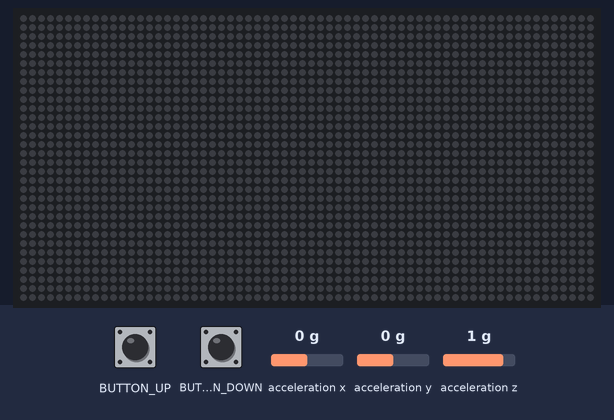
A program run on a simulated Adafruit Matrix Portal running CircuitPython. Parts: 64×32 RGB LED matrix. The test bench sets the inputs (shaded band); at power-on: acceleration z 1 g, acceleration y 0 g, acceleration x 0 g. Random numbers come from a fixed seed; what the program prints to the serial console is not drawn.

Above: at 1.2 s.
1.3 s: acceleration z set to 0.8 g
4.3 s: acceleration y set to -1.4 g
6.0 s: acceleration z set to -1.4 g
9.0 s: acceleration z set to -0.8 g
At 22.47 s:
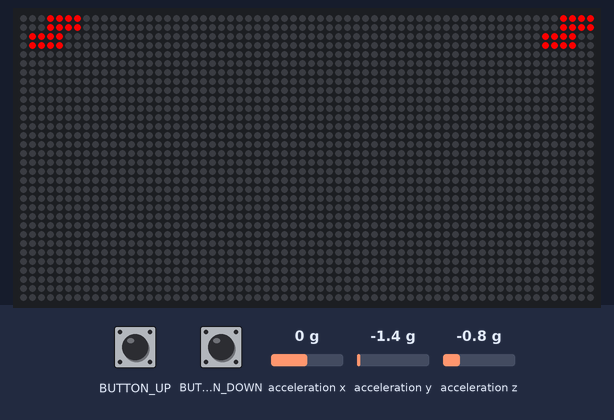
At 33.4 s:
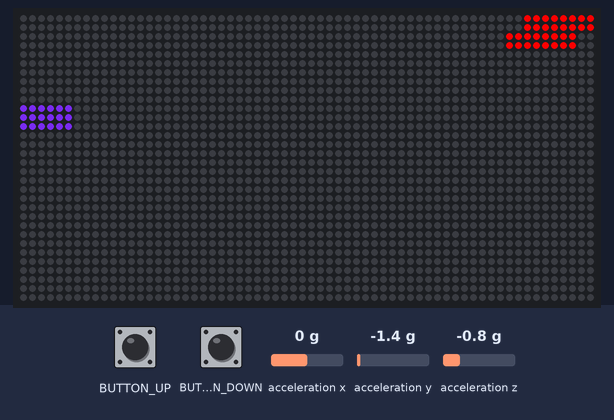

Measured:
- after the input at 9.0 s, the LEDs: first change after 1.2 s (image 1 shows a later state)

The program:

code.py
```python
import board
import displayio
import adafruit_matrixportal.matrix
import random
import time
import digitalio
import adafruit_lis3dh

# Try to import the accelerometer library
try:
    from adafruit_lis3dh import LIS3DH_I2C
    has_accelerometer_lib = True
except ImportError:
    has_accelerometer_lib = False
    print("LIS3DH library not found. Accelerometer functionality will be disabled.")

# Initialize the matrix
matrix = adafruit_matrixportal.matrix.Matrix(width=64, height=32, bit_depth=4)
display = matrix.display

# Set up accelerometer
has_accelerometer = False
if has_accelerometer_lib:
    try:
        i2c = board.I2C()  # uses board.SCL and board.SDA
        lis3dh = adafruit_lis3dh.LIS3DH_I2C(i2c, address=0x19)
        has_accelerometer = True
        print("Accelerometer initialized successfully")
    except Exception as e:
        print(f"Failed to initialize accelerometer: {e}")
        print("Continuing without accelerometer functionality.")

# Set up buttons
button_up = digitalio.DigitalInOut(board.BUTTON_UP)
button_up.switch_to_input(pull=digitalio.Pull.UP)
button_down = digitalio.DigitalInOut(board.BUTTON_DOWN)
button_down.switch_to_input(pull=digitalio.Pull.UP)

# Tetris constants
BOARD_WIDTH = 64
BOARD_HEIGHT = 32
BLOCK_SIZE = 1

# Tetromino shapes oriented to fall from the left
SHAPES = [
    [[1, 1, 1, 1, 1, 1],[1, 1, 1, 1, 1, 1],[1, 1, 1, 1, 1, 1]],  # Large I shape
    [[1, 1, 1, 1],[1, 1, 1, 1],[1, 1, 1, 1],[1, 1, 1, 1]],  # Large O shape
    [[1, 1, 1, 1, 1, 1],[1, 1, 1, 1, 1, 1], [0, 0, 1, 1, 0, 0], [0, 0, 1, 1, 0, 0], [0, 0, 1, 1, 0, 0]],  # Large T shape
    [[1, 1, 1, 1, 1, 1],[1, 1, 1, 1, 1, 1],[0, 0, 0, 0, 1, 1], [0, 0, 0, 0, 1, 1], [0, 0, 0, 0, 1, 1]],  # Large L shape
    [[1, 1, 1, 1, 1, 1],[1, 1, 1, 1, 1, 1],[1, 1, 0, 0, 0, 0], [1, 1, 0, 0, 0, 0], [1, 1, 0, 0, 0, 0]],  # Large J shape
    [[1, 1, 1, 1, 0, 0],[1, 1, 1, 1, 0, 0],[0, 0, 1, 1, 1, 1],[0, 0, 1, 1, 1, 1]],  # Large S shape
    [[0, 0, 1, 1, 1, 1],[0, 0, 1, 1, 1, 1],[1, 1, 1, 1, 0, 0],[1, 1, 1, 1, 0, 0]]  # Large Z shape
]

# Colors for each shape
COLORS = [0x6825CF, 0xCF2577, 0x2528CF, 0x2594CF, 0x1DB82B, 0xFF8000, 0xED0000]

# Initialize game board
game_board = [[0 for _ in range(BOARD_WIDTH)] for _ in range(BOARD_HEIGHT)]

# Create two bitmaps for double buffering
bitmap1 = displayio.Bitmap(BOARD_WIDTH, BOARD_HEIGHT, len(COLORS) + 1)
bitmap2 = displayio.Bitmap(BOARD_WIDTH, BOARD_HEIGHT, len(COLORS) + 1)
current_bitmap = bitmap1
next_bitmap = bitmap2

# Create a palette
palette = displayio.Palette(len(COLORS) + 1)
palette[0] = 0  # Background color (black)
for i, color in enumerate(COLORS):
    palette[i + 1] = color

# Create two TileGrids
tile_grid1 = displayio.TileGrid(bitmap1, pixel_shader=palette)
tile_grid2 = displayio.TileGrid(bitmap2, pixel_shader=palette)
current_tile_grid = tile_grid1

# A Group to hold the game elements
game_group = displayio.Group()
game_group.append(current_tile_grid)
display.show(game_group)

# The tetromino state
current_tetromino = None
current_position = [0, 0]

# Function to swap buffers
def swap_buffers():
    global current_bitmap, next_bitmap, current_tile_grid
    if current_bitmap == bitmap1:
        current_bitmap, next_bitmap = bitmap2, bitmap1
        current_tile_grid = tile_grid2
    else:
        current_bitmap, next_bitmap = bitmap1, bitmap2
        current_tile_grid = tile_grid1
    game_group[0] = current_tile_grid

# Function to draw a block on the LED matrix
def draw_block(x, y, color_index):
    if 0 <= x < BOARD_WIDTH and 0 <= y < BOARD_HEIGHT:
        next_bitmap[x, y] = color_index + 1

# Function to clear the LED matrix
def clear_display():
    next_bitmap.fill(0)

# Function to generate a new tetromino
def new_tetromino():
    global current_tetromino, current_position
    current_tetromino = random.choice(SHAPES)
    current_position = [0, BOARD_HEIGHT // 2 - len(current_tetromino) // 2]

# Function to check for collisions
def check_collision(offset_x=0, offset_y=0):
    for y, row in enumerate(current_tetromino):
        for x, cell in enumerate(row):
            if cell:
                board_x = current_position[0] + x + offset_x
                board_y = current_position[1] + y + offset_y
                if (board_x < 0 or board_x >= BOARD_WIDTH or
                    board_y < 0 or board_y >= BOARD_HEIGHT or
                    (board_x < BOARD_WIDTH and game_board[board_y][board_x])):
                    return True
    return False

# Function to move the tetromino
def move_tetromino(dx, dy):
    global current_position
    if not check_collision(dx, dy):
        current_position[0] += dx
        current_position[1] += dy
        return True
    return False

# Function to rotate the tetromino
def rotate_tetromino():
    global current_tetromino
    rotated = list(zip(*current_tetromino[::-1]))
    if not check_collision():
        current_tetromino = rotated

# Function to place the tetromino on the board
def place_tetromino():
    for y, row in enumerate(current_tetromino):
        for x, cell in enumerate(row):
            if cell:
                board_y = current_position[1] + y
                board_x = current_position[0] + x
                if 0 <= board_y < BOARD_HEIGHT and 0 <= board_x < BOARD_WIDTH:
                    game_board[board_y][board_x] = SHAPES.index(current_tetromino) + 1

# Function to clear completed lines
def clear_lines():
    global game_board
    new_board = [row for row in game_board if not all(row)]
    lines_cleared = BOARD_HEIGHT - len(new_board)
    game_board = new_board + [[0 for _ in range(BOARD_WIDTH)] for _ in range(lines_cleared)]

# Function to draw the current game state
def draw_game_state():
    # Draw the game board
    for y in range(BOARD_HEIGHT):
        for x in range(BOARD_WIDTH):
            if game_board[y][x] != 0:
                draw_block(x, y, game_board[y][x] - 1)

    # Draw the current tetromino
    if current_tetromino:
        for y, row in enumerate(current_tetromino):
            for x, cell in enumerate(row):
                if cell:
                    draw_block(current_position[0] + x, current_position[1] + y,
                               SHAPES.index(current_tetromino))

# Function to display "Game Over" message
def display_game_over():
    clear_display()
    game_over_text = "GAME OVER"
    x = (BOARD_WIDTH - len(game_over_text) * 4) // 2  # Center text horizontally
    for i, char in enumerate(game_over_text):
        draw_text(char, x + i * 4, 12, 0xFF0000)  # Adjust positions as necessary
    swap_buffers()
    display.refresh()
    time.sleep(2)  # Display the message for 2 seconds

# Function to draw text on the LED matrix
def draw_text(char, x, y, color):
    font_data = {
        'A': [[0,1,0],[1,0,1],[1,1,1],[1,0,1],[1,0,1]],
        'B': [[1,1,0],[1,0,1],[1,1,0],[1,0,1],[1,1,0]],
        'C': [[0,1,1],[1,0,0],[1,0,0],[1,0,0],[0,1,1]],
        'E': [[1,1,1],[1,0,0],[1,1,0],[1,0,0],[1,1,1]],
        'G': [[0,1,1],[1,0,0],[1,1,1],[1,0,1],[0,1,1]],
        'M': [[1,0,0,1],[1,1,1,1],[1,0,1,1],[1,0,0,1]],
        'O': [[0,1,0],[1,0,1],[1,0,1],[1,0,1],[0,1,0]],
        'R': [[1,1,0],[1,0,1],[1,1,0],[1,0,1],[1,0,1]],
        'V': [[1,0,0,1],[1,0,0,1],[0,1,0,1],[0,1,0,1],[0,0,1,0]],
    }
    font = font_data.get(char, [])
    for dy, row in enumerate(font):
        for dx, pixel in enumerate(row):
            if pixel:
                draw_block(x + dx, y + dy, color)

# Function to draw color-coded borders
def draw_borders():
    # Top border (Red)
    for x in range(BOARD_WIDTH):
        draw_block(x, 0, 0)  # 0 is the index for red in COLORS

    # Right border (Green)
    for y in range(BOARD_HEIGHT):
        draw_block(BOARD_WIDTH - 1, y, 1)  # 1 is the index for green

    # Bottom border (Blue)
    for x in range(BOARD_WIDTH):
        draw_block(x, BOARD_HEIGHT - 1, 2)  # 2 is the index for blue

    # Left border (Yellow)
    for y in range(BOARD_HEIGHT):
        draw_block(0, y, 3)  # 3 is the index for yellow

ACCEL_THRESHOLD = 0.5  # Threshold for detecting tilt
MOVE_INTERVAL = 0.01  # Time between movements when tilted

# Function to determine movement direction based on accelerometer data
def get_move_direction(x):
    if x > ACCEL_THRESHOLD:
        return 1  # Move down
    elif x < -ACCEL_THRESHOLD:
        return -1  # Move up
    return 0  # No movement

# Modified game_loop function
def game_loop():
    last_fall_time = time.monotonic()
    last_accel_move_time = time.monotonic()
    button_interval = 0.3
    fall_interval = 0.2
    last_draw_time = time.monotonic()
    draw_interval = 0.05

    while True:
        current_time = time.monotonic()

        # Handle button inputs
        if current_time - last_accel_move_time > button_interval:
            if not button_up.value:
                move_tetromino(0, -1)  # Move up
            if not button_down.value:
                move_tetromino(0, 1)  # Move down
            last_accel_move_time = current_time

        # Read accelerometer data if available
        if has_accelerometer:
            try:
                x, y, z = lis3dh.acceleration
                move_dir = get_move_direction(y)
                if move_dir != 0 and current_time - last_accel_move_time > MOVE_INTERVAL:
                    if move_tetromino(0, move_dir):
                        last_accel_move_time = current_time
                if abs(z) > 9:
                    rotate_tetromino()
            except OSError:
                print("Failed to read accelerometer. Continuing without accelerometer input.")

        # Move right (fall) periodically
        if current_time - last_fall_time > fall_interval:
            if not move_tetromino(1, 0):
                # If can't move right, place the tetromino and get a new one
                place_tetromino()
                clear_lines()
                new_tetromino()
                if check_collision():
                    # Game over
                    display_game_over()
                    return
            last_fall_time = current_time

        # Update display at a fixed interval
        if current_time - last_draw_time > draw_interval:
            clear_display()
            draw_game_state()
            swap_buffers()
            display.refresh()
            last_draw_time = current_time

        # Small delay to prevent hogging the CPU
        time.sleep(0.001)

# Main game loop
while True:
    try:
        new_tetromino()
        draw_borders()  # Draw the borders before starting the game
        game_loop()
    except Exception as e:
        print(f"An error occurred: {e}")
        print("Game stopped. Restarting...")
        time.sleep(2)  # Wait for 2 seconds before restarting
        # Reset the game board
        game_board = [[0 for _ in range(BOARD_WIDTH)] for _ in range(BOARD_HEIGHT)]
```
